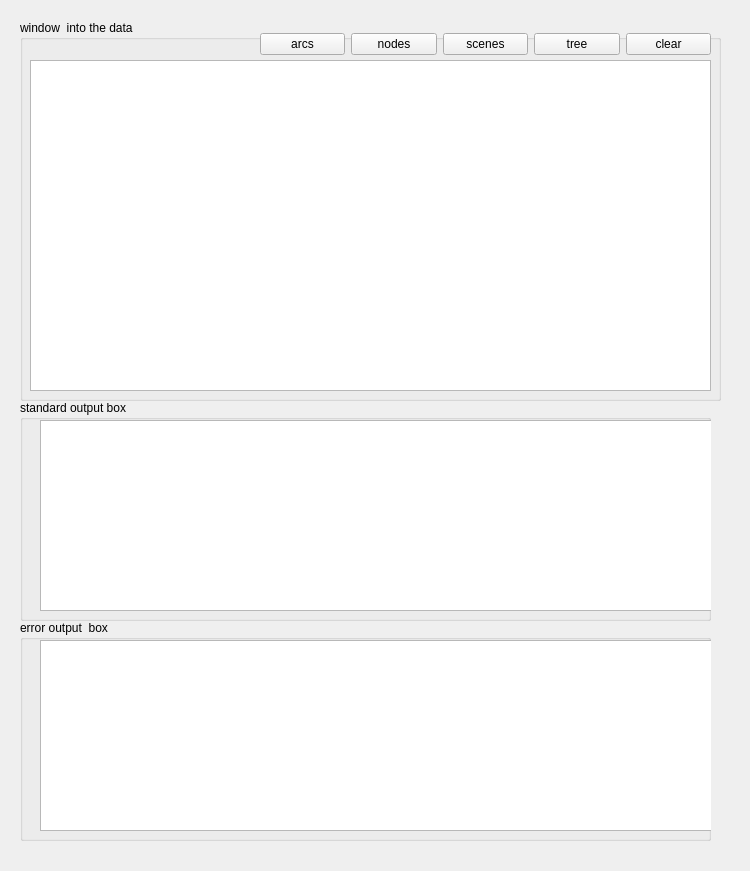
<?xml version="1.0" encoding="UTF-8"?>
<ui version="4.0">
 <class>LoggerForm</class>
 <widget class="QWidget" name="LoggerForm">
  <property name="geometry">
   <rect>
    <x>0</x>
    <y>0</y>
    <width>750</width>
    <height>871</height>
   </rect>
  </property>
  <property name="windowTitle">
   <string>Form</string>
  </property>
  <widget class="QGroupBox" name="groupBox_2">
   <property name="geometry">
    <rect>
     <x>20</x>
     <y>20</y>
     <width>701</width>
     <height>381</height>
    </rect>
   </property>
   <property name="title">
    <string>window  into the data</string>
   </property>
   <widget class="QTextBrowser" name="Logger">
    <property name="geometry">
     <rect>
      <x>10</x>
      <y>40</y>
      <width>681</width>
      <height>331</height>
     </rect>
    </property>
    <property name="font">
     <font>
      <pointsize>8</pointsize>
     </font>
    </property>
   </widget>
   <widget class="QWidget" name="">
    <property name="geometry">
     <rect>
      <x>240</x>
      <y>10</y>
      <width>451</width>
      <height>29</height>
     </rect>
    </property>
    <layout class="QHBoxLayout" name="horizontalLayout">
     <item>
      <widget class="QPushButton" name="pushPrintArcs">
       <property name="text">
        <string>arcs</string>
       </property>
      </widget>
     </item>
     <item>
      <widget class="QPushButton" name="pushPrintNodes">
       <property name="text">
        <string>nodes</string>
       </property>
      </widget>
     </item>
     <item>
      <widget class="QPushButton" name="pushPrintScenes">
       <property name="text">
        <string>scenes</string>
       </property>
      </widget>
     </item>
     <item>
      <widget class="QPushButton" name="pushPrintTree">
       <property name="text">
        <string>tree</string>
       </property>
      </widget>
     </item>
     <item>
      <widget class="QPushButton" name="pushClearWindow">
       <property name="text">
        <string>clear</string>
       </property>
      </widget>
     </item>
    </layout>
   </widget>
  </widget>
  <widget class="QGroupBox" name="groupBoxStandardOutput">
   <property name="geometry">
    <rect>
     <x>20</x>
     <y>400</y>
     <width>691</width>
     <height>221</height>
    </rect>
   </property>
   <property name="title">
    <string>standard output box</string>
   </property>
   <widget class="QTextBrowser" name="std_outbox">
    <property name="geometry">
     <rect>
      <x>20</x>
      <y>20</y>
      <width>691</width>
      <height>191</height>
     </rect>
    </property>
    <property name="font">
     <font>
      <pointsize>8</pointsize>
     </font>
    </property>
   </widget>
  </widget>
  <widget class="QGroupBox" name="groupBoxErrorOutput">
   <property name="geometry">
    <rect>
     <x>20</x>
     <y>620</y>
     <width>691</width>
     <height>221</height>
    </rect>
   </property>
   <property name="title">
    <string>error output  box</string>
   </property>
   <widget class="QTextBrowser" name="err_outbox">
    <property name="geometry">
     <rect>
      <x>20</x>
      <y>20</y>
      <width>691</width>
      <height>191</height>
     </rect>
    </property>
    <property name="font">
     <font>
      <pointsize>8</pointsize>
     </font>
    </property>
   </widget>
  </widget>
 </widget>
 <resources/>
 <connections/>
</ui>
